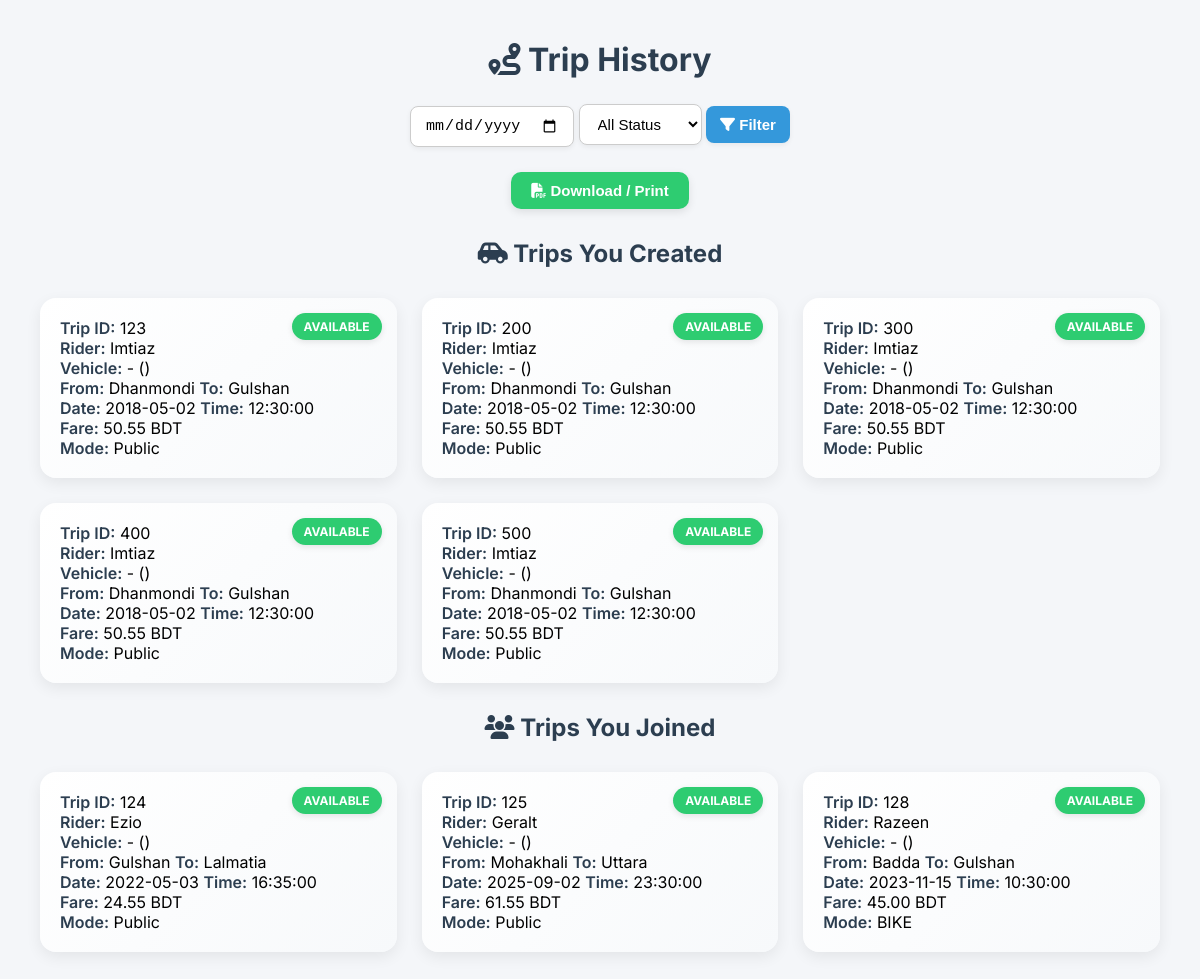
Page /backend/trip_history.php (signed in) on the earlier database version.
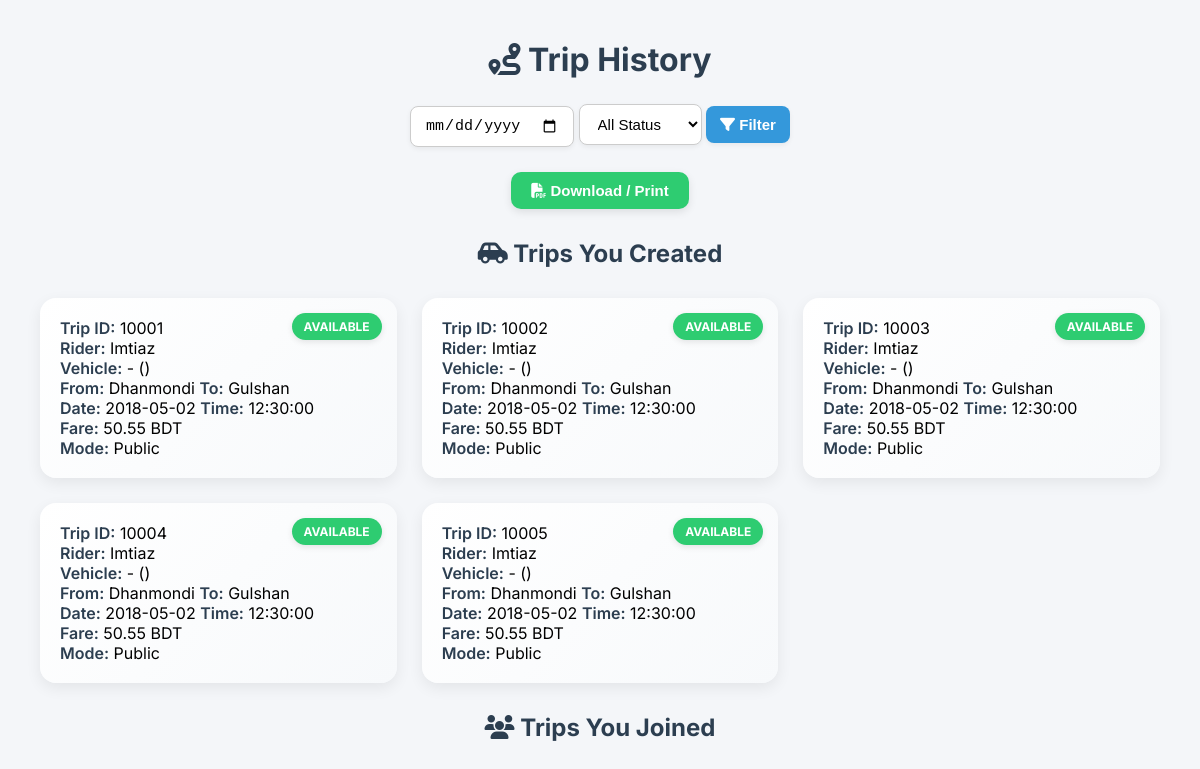
Same page on the later database version.
### tables this page shows
CREATE TABLE Trips (
    Trip_ID INT PRIMARY KEY AUTO_INCREMENT,
    Student_ID VARCHAR(20),
    where_loc VARCHAR(50),
    Capacity INT,
    Time TIME,
    Date DATE,
    Fare DECIMAL(4,2),
    Meet_up_location VARCHAR(100),
    Mode_of_Commute VARCHAR(30),
    trip_status VARCHAR(30),
    to_loc VARCHAR(50),
    Used_capacity INT,
    FOREIGN KEY (Student_ID) REFERENCES User(Student_ID) ON DELETE SET NULL,
    FOREIGN KEY (where_loc) REFERENCES Locations(area_locations) ON DELETE SET NULL,
    FOREIGN KEY (to_loc) REFERENCES Locations(area_locations) ON DELETE SET NULL
)AUTO_INCREMENT=10001;

CREATE TABLE User (
    Student_ID VARCHAR(20) PRIMARY KEY,
    Name VARCHAR(100) NOT NULL,
    Gsuite_Email VARCHAR(100) UNIQUE NOT NULL,
    Scanned_ID VARCHAR(255),
    Semester VARCHAR(20),
    Department VARCHAR(50),
    Thana VARCHAR(50),
    Phone_Number VARCHAR(15),  
    Password VARCHAR(100) NOT NULL,
    Address VARCHAR(255),      
    Gender VARCHAR(10)        
);

### backend/trip_history.php (the view, shortened to what this page needs)
<?php
include 'db_connection.php';
$loggedInID = $_SESSION["User_ID"];
$dateFilter = $_GET['date'] ?? '';
$filterSQL = "";
$ownTripsQuery = "
    SELECT t.*, u.Name, pv.Vehicle_Type, pv.Model_Name, pv.Vehicle_Number
    FROM Trips t
    LEFT JOIN User u ON t.Student_ID = u.Student_ID
    LEFT JOIN Private_Vehicle pv ON pv.Owner_ID = t.Student_ID
    WHERE t.Student_ID = '$loggedInID' $filterSQL
";
$joinedTripsQuery = "
    SELECT t.*, u.Name, pv.Vehicle_Type, pv.Model_Name, pv.Vehicle_Number
    FROM Trips t
    JOIN Trip_Joiners tj ON t.Trip_ID = tj.Trip_ID
    LEFT JOIN User u ON t.Student_ID = u.Student_ID
    LEFT JOIN Private_Vehicle pv ON pv.Owner_ID = t.Student_ID
    WHERE tj.Student_ID = '$loggedInID' $filterSQL
";
$ownTripsResult = mysqli_query($conn, $ownTripsQuery);
$joinedTripsResult = mysqli_query($conn, $joinedTripsQuery);
?>
<!DOCTYPE html>
<html lang="en">
<head>
    <link rel="stylesheet" href="trip_history.css">
    <link rel="stylesheet" href="https://cdnjs.cloudflare.com/ajax/libs/font-awesome/6.5.0/css/all.min.css">
</head>
<body>
<h1><i class="fas fa-route"></i> Trip History</h1>
<div class="filters">
    <form method="get">
        <input type="date" name="date" value="<?= htmlspecialchars($dateFilter) ?>">
        <select name="status">
            <option value="">All Status</option>
        </select>
        <button type="submit"><i class="fas fa-filter"></i> Filter</button>
    </form>
</div>
<div class="button-group">
    <button onclick="window.print()" class="print-btn"><i class="fas fa-file-pdf"></i> Download / Print</button>
</div>
<h2><i class="fas fa-car-side"></i> Trips You Created</h2>
<div class="history-container">
    <?php while ($trip = mysqli_fetch_assoc($ownTripsResult)) { ?>
        <div class="history-card">
            <div class="badge <?= $trip['trip_status'] ?>"><?= $trip['trip_status'] ?></div>
            <strong>Trip ID:</strong> <?= $trip['Trip_ID'] ?><br>
            <strong>Rider:</strong> <?= $trip['Name'] ?><br>
            <strong>Vehicle:</strong> <?= $trip['Vehicle_Type'] ?> - <?= $trip['Model_Name'] ?> (<?= $trip['Vehicle_Number'] ?>)<br>
            <strong>From:</strong> <?= $trip['where_loc'] ?> <strong>To:</strong> <?= $trip['to_loc'] ?><br>
            <strong>Date:</strong> <?= $trip['Date'] ?> <strong>Time:</strong> <?= $trip['Time'] ?><br>
            <strong>Fare:</strong> <?= $trip['Fare'] ?> BDT<br>
            <strong>Mode:</strong> <?= $trip['Mode_of_Commute'] ?><br>
        </div>
    <?php } ?>
</div>
<h2><i class="fas fa-users"></i> Trips You Joined</h2>
<div class="history-container">
    <?php while ($trip = mysqli_fetch_assoc($joinedTripsResult)) { ?>
        <div class="history-card">
            <div class="badge <?= $trip['trip_status'] ?>"><?= $trip['trip_status'] ?></div>
            <strong>Trip ID:</strong> <?= $trip['Trip_ID'] ?><br>
            <strong>Rider:</strong> <?= $trip['Name'] ?><br>
            <strong>Vehicle:</strong> <?= $trip['Vehicle_Type'] ?> - <?= $trip['Model_Name'] ?> (<?= $trip['Vehicle_Number'] ?>)<br>
            <strong>From:</strong> <?= $trip['where_loc'] ?> <strong>To:</strong> <?= $trip['to_loc'] ?><br>
            <strong>Date:</strong> <?= $trip['Date'] ?> <strong>Time:</strong> <?= $trip['Time'] ?><br>
            <strong>Fare:</strong> <?= $trip['Fare'] ?> BDT<br>
            <strong>Mode:</strong> <?= $trip['Mode_of_Commute'] ?><br>
        </div>
    <?php } ?>
</div>
</body>
</html>

### backend/css/trip_history.css (style rules this page uses)
body { font-family: 'Inter', sans-serif; background-color: #f4f6f9; margin: 0; padding: 20px; }
h1, h2 { color: #2c3e50; text-align: center; margin-top: 20px; }
.filters { display: flex; justify-content: center; gap: 15px; margin: 25px 0; flex-wrap: wrap; }
.filters input, .filters select, .filters button { padding: 10px 14px; border: 1px solid #ccc; border-radius: 8px; font-size: 15px; background-color: #fff; box-shadow: 0 2px 5px rgba(0,0,0,0.06); transition: all 0.2s ease; }
.filters button { background-color: #3498db; color: white; border: none; cursor: pointer; font-weight: 600; }
.button-group { text-align: center; margin-bottom: 30px; }
.print-btn { background-color: #2ecc71; color: white; padding: 10px 20px; border: none; border-radius: 10px; cursor: pointer; font-weight: 600; font-size: 15px; box-shadow: 0 3px 8px rgba(0,0,0,0.1); transition: background 0.3s ease; }
.history-container { display: grid; grid-template-columns: repeat(auto-fit, minmax(330px, 1fr)); gap: 25px; padding: 10px 20px; }
.history-card { background: linear-gradient(135deg, #ffffff, #f7f9fb); border-radius: 16px; padding: 20px; box-shadow: 0 5px 15px rgba(0,0,0,0.07); transition: transform 0.2s ease, box-shadow 0.2s ease; position: relative; }
.history-card strong { color: #2c3e50; font-weight: 600; }
.badge { position: absolute; top: 15px; right: 15px; padding: 6px 12px; border-radius: 20px; font-size: 12px; font-weight: bold; color: white; text-transform: uppercase; box-shadow: 0 2px 6px rgba(0,0,0,0.1); }
.badge.Available { background-color: #2ecc71; }

Differences in the rows shown:
removed trips: trip_status "AVAILABLE", Trip_ID "123", Student_ID.Name "Imtiaz", where_loc "Dhanmondi", to_loc "Gulshan", Date "2018-05-02", Time "12:30:00", Fare "50.55", Mode_of_Commute "Public", shown under "Trips You Created"
removed trips: trip_status "AVAILABLE", Trip_ID "200", Student_ID.Name "Imtiaz", where_loc "Dhanmondi", to_loc "Gulshan", Date "2018-05-02", Time "12:30:00", Fare "50.55", Mode_of_Commute "Public", shown under "Trips You Created"
removed trips: trip_status "AVAILABLE", Trip_ID "300", Student_ID.Name "Imtiaz", where_loc "Dhanmondi", to_loc "Gulshan", Date "2018-05-02", Time "12:30:00", Fare "50.55", Mode_of_Commute "Public", shown under "Trips You Created"
removed trips: trip_status "AVAILABLE", Trip_ID "400", Student_ID.Name "Imtiaz", where_loc "Dhanmondi", to_loc "Gulshan", Date "2018-05-02", Time "12:30:00", Fare "50.55", Mode_of_Commute "Public", shown under "Trips You Created"
removed trips: trip_status "AVAILABLE", Trip_ID "500", Student_ID.Name "Imtiaz", where_loc "Dhanmondi", to_loc "Gulshan", Date "2018-05-02", Time "12:30:00", Fare "50.55", Mode_of_Commute "Public", shown under "Trips You Created"
removed trips: trip_status "AVAILABLE", Trip_ID "124", Student_ID.Name "Ezio", where_loc "Gulshan", to_loc "Lalmatia", Date "2022-05-03", Time "16:35:00", Fare "24.55", Mode_of_Commute "Public", shown under "Trips You Joined"
removed trips: trip_status "AVAILABLE", Trip_ID "125", Student_ID.Name "Geralt", where_loc "Mohakhali", to_loc "Uttara", Date "2025-09-02", Time "23:30:00", Fare "61.55", Mode_of_Commute "Public", shown under "Trips You Joined"
removed trips: trip_status "AVAILABLE", Trip_ID "128", Student_ID.Name "Razeen", where_loc "Badda", to_loc "Gulshan", Date "2023-11-15", Time "10:30:00", Fare "45.00", Mode_of_Commute "BIKE", shown under "Trips You Joined"
added trips: trip_status "AVAILABLE", Trip_ID "10001", Student_ID.Name "Imtiaz", where_loc "Dhanmondi", to_loc "Gulshan", Date "2018-05-02", Time "12:30:00", Fare "50.55", Mode_of_Commute "Public", shown under "Trips You Created"
added trips: trip_status "AVAILABLE", Trip_ID "10002", Student_ID.Name "Imtiaz", where_loc "Dhanmondi", to_loc "Gulshan", Date "2018-05-02", Time "12:30:00", Fare "50.55", Mode_of_Commute "Public", shown under "Trips You Created"
added trips: trip_status "AVAILABLE", Trip_ID "10003", Student_ID.Name "Imtiaz", where_loc "Dhanmondi", to_loc "Gulshan", Date "2018-05-02", Time "12:30:00", Fare "50.55", Mode_of_Commute "Public", shown under "Trips You Created"
added trips: trip_status "AVAILABLE", Trip_ID "10004", Student_ID.Name "Imtiaz", where_loc "Dhanmondi", to_loc "Gulshan", Date "2018-05-02", Time "12:30:00", Fare "50.55", Mode_of_Commute "Public", shown under "Trips You Created"
added trips: trip_status "AVAILABLE", Trip_ID "10005", Student_ID.Name "Imtiaz", where_loc "Dhanmondi", to_loc "Gulshan", Date "2018-05-02", Time "12:30:00", Fare "50.55", Mode_of_Commute "Public", shown under "Trips You Created"
